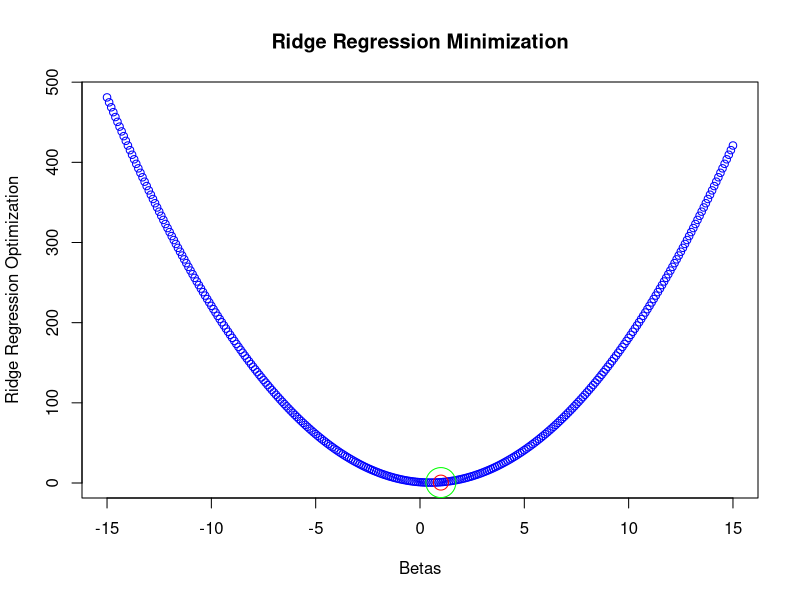
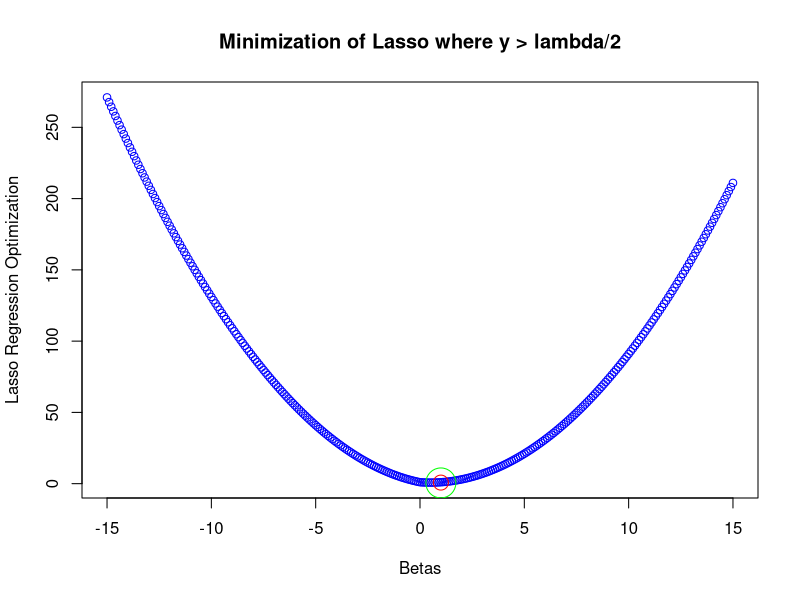
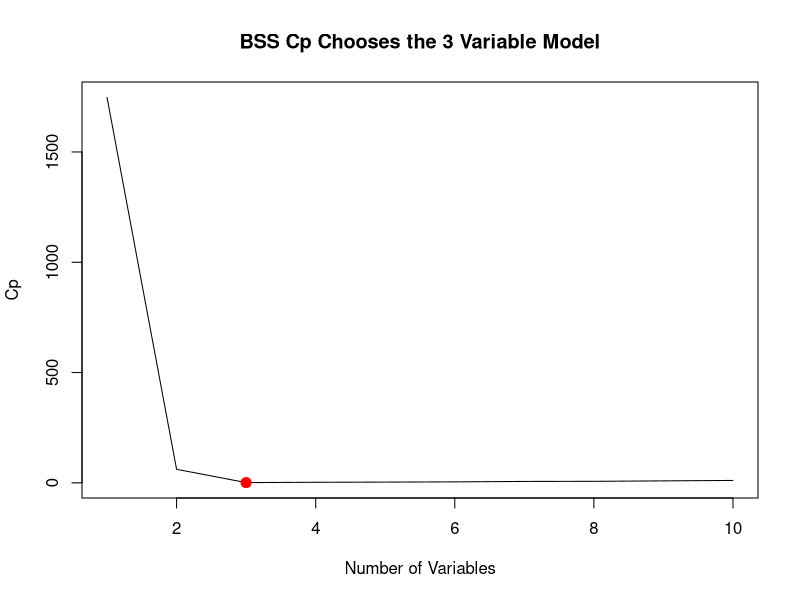
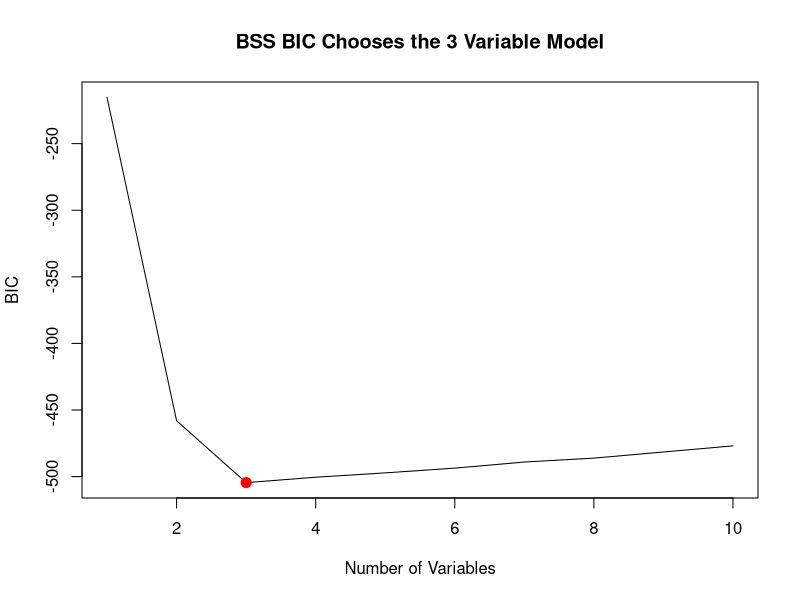
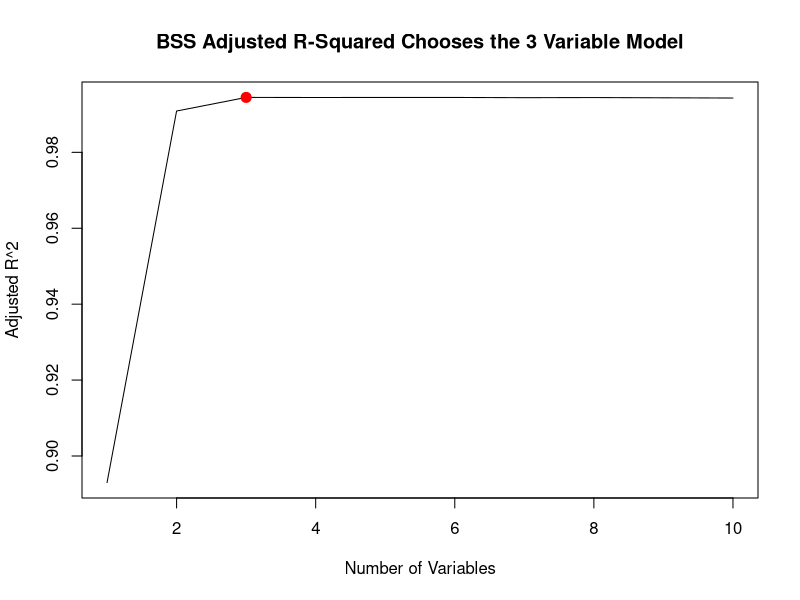
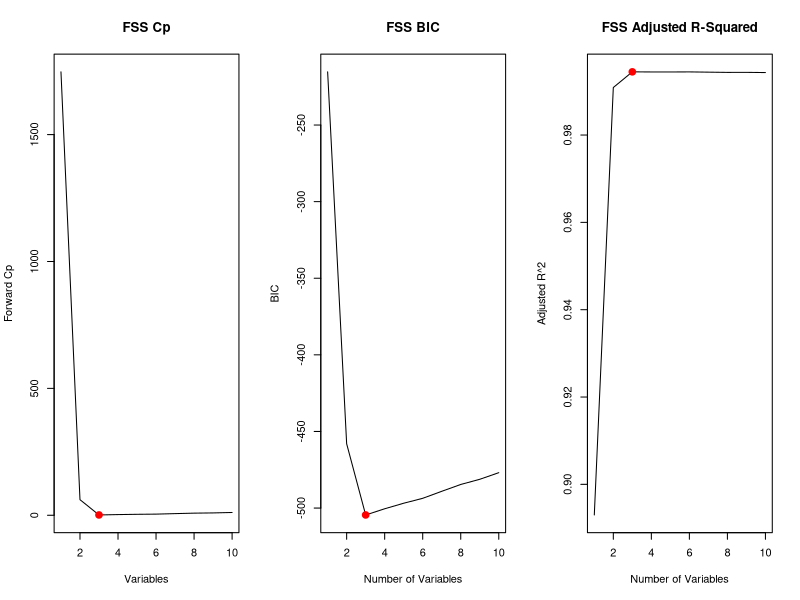
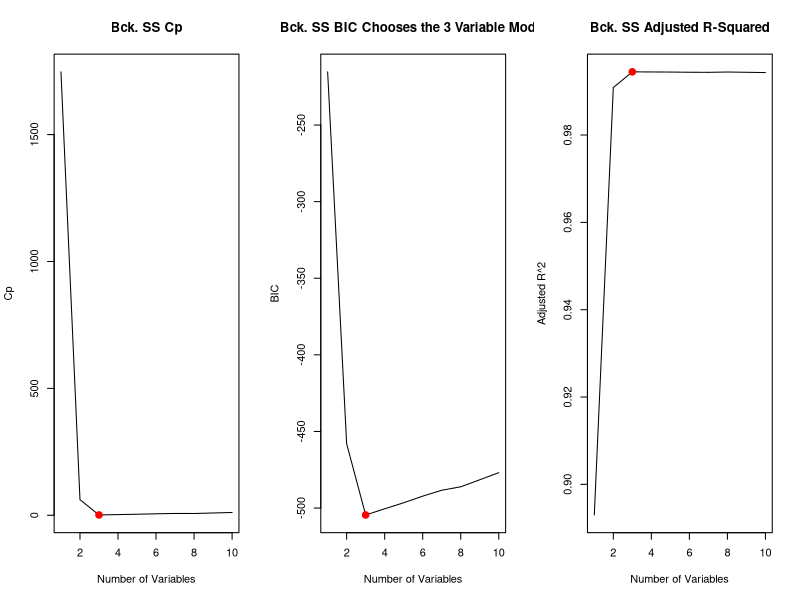
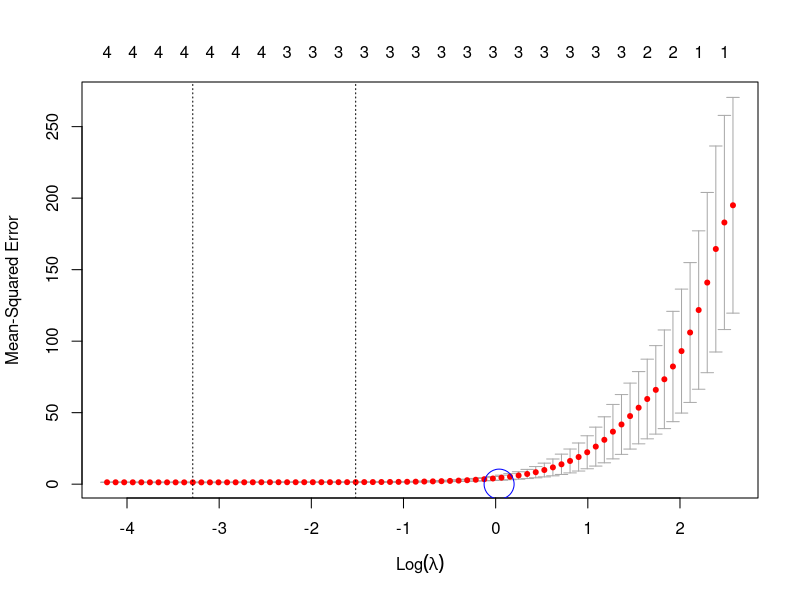

Write R code to recreate these figures, in order.
## ---- chunk 1
ridge <- function(y, lambda, beta) {
    return((y - beta)^2 + lambda*beta^2)
}

y = 1
lambda = 1
betas <- seq(-15, 15, 0.1)

f.x <- ridge(y, lambda, betas)

function_estimate <- f.x[which.min(f.x)]
equation_estimate <- y/(lambda + 1) 

plot(x = betas,
     y = f.x,
     col = "blue",
     xlab = 'Betas',
     ylab = "Ridge Regression Optimization",
     main = "Ridge Regression Minimization")
points(function_estimate, col = 'red', cex = 2)
points(equation_estimate, col = 'green', cex = 4)

function_estimate == equation_estimate
## ---- chunk 2
lasso <- function(beta, y=y, lambda=lambda) {
    return((y - beta)^2 + lambda*abs(beta))
}

y = 1
lambda = 1
betas <- seq(-15, 15, 0.1)

f.x <- lasso(betas, y, lambda)

function_estimate <- f.x[which.min(f.x)]
equation_estimate <- y - (lambda/2) 

plot(x = betas,
     y = f.x,
     col = "blue",
     xlab = 'Betas',
     ylab = "Lasso Regression Optimization",
     main = "Minimization of Lasso where y > lambda/2")
points(function_estimate, col = 'red', cex = 2)
points(equation_estimate, col = 'green', cex = 4)
## ---- chunk 3
set.seed(5)
X <- rnorm(n=100)
noise <- rnorm(n=100)
## ---- chunk 4
beta_0 <- 1
beta_1 <- -2
beta_2 <- 3.75
beta_3 <- 5
Y <- beta_0 + beta_1*X + beta_2*(X^2) + beta_3*(X^3) + noise
## ---- chunk 5
library(leaps)
df <- data.frame(X, Y)

# Best Subset Selection
# in poly(), setting raw = TRUE return raw polynomials, as opposed to 
# orthogonal
regfit.full <- regsubsets(Y ~ poly(X, 10, raw = TRUE),
                          data = df,
                          nvmax = 10,
                          method = 'exhaustive')
reg.summary <- summary(regfit.full)

# Cp
plot(reg.summary$cp,
     xlab = 'Number of Variables',
     ylab = 'Cp',
     main = "BSS Cp Chooses the 3 Variable Model",
     type = 'l')
points(which.min(reg.summary$cp),
       reg.summary$cp[which.min(reg.summary$cp)],
       col = 'red',
       cex = 2,
       pch = 20)

# BIC
plot(reg.summary$bic,
     xlab = 'Number of Variables',
     ylab = 'BIC',
     main = "BSS BIC Chooses the 3 Variable Model",
     type = 'l')
points(which.min(reg.summary$bic),
       reg.summary$bic[which.min(reg.summary$bic)],
       col = 'red',
       cex = 2,
       pch = 20)

# Adj R62
plot(reg.summary$adjr2,
     xlab = 'Number of Variables',
     ylab = 'Adjusted R^2',
     main = "BSS Adjusted R-Squared Chooses the 3 Variable Model",
     type = 'l')
points(which.max(reg.summary$adjr2),
      reg.summary$adjr2[which.max(reg.summary$adjr2)],
      col = 'red',
      cex = 2,
      pch = 20)

coef(regfit.full, id = 3)
## ---- chunk 6
# Forward and Stepwise Selection
regfit.forward <- regsubsets(Y ~ poly(X, 10, raw = TRUE),
                          data = df,
                          nvmax = 10,
                          method = 'forward')
reg.summary.forward <- summary(regfit.forward)

par(mfrow = c(1,3))

# Cp
plot(reg.summary.forward$cp,
     xlab = 'Variables',
     ylab = 'Forward Cp',
     main = "FSS Cp",
     type = 'l')
points(which.min(reg.summary.forward$cp),
       reg.summary.forward$cp[which.min(reg.summary.forward$cp)],
       col = 'red',
       cex = 2,
       pch = 20)

# BIC
plot(reg.summary.forward$bic,
     xlab = 'Number of Variables',
     ylab = 'BIC',
     main = "FSS BIC",
     type = 'l')
points(which.min(reg.summary.forward$bic),
       reg.summary.forward$bic[which.min(reg.summary.forward$bic)],
       col = 'red',
       cex = 2,
       pch = 20)

# Adj R62
plot(reg.summary.forward$adjr2,
     xlab = 'Number of Variables',
     ylab = 'Adjusted R^2',
     main = "FSS Adjusted R-Squared",
     type = 'l')
points(which.max(reg.summary.forward$adjr2),
      reg.summary.forward$adjr2[which.max(reg.summary.forward$adjr2)],
      col = 'red',
      cex = 2,
      pch = 20)

# Backward Stepwise Selection
regfit.backward <- regsubsets(Y ~ poly(X, 10, raw = TRUE),
                          data = df,
                          nvmax = 10,
                          method = 'backward')
reg.summary.backward <- summary(regfit.backward)

par(mfrow = c(1,3))

# Cp
plot(reg.summary.backward$cp,
     xlab = 'Number of Variables',
     ylab = 'Cp',
     main = "Bck. SS Cp",
     type = 'l')
points(which.min(reg.summary.backward$cp),
       reg.summary.backward$cp[which.min(reg.summary.backward$cp)],
       col = 'red',
       cex = 2,
       pch = 20)

# BIC
plot(reg.summary.backward$bic,
     xlab = 'Number of Variables',
     ylab = 'BIC',
     main = "Bck. SS BIC Chooses the 3 Variable Model",
     type = 'l')
points(which.min(reg.summary.backward$bic),
       reg.summary.backward$bic[which.min(reg.summary.backward$bic)],
       col = 'red',
       cex = 2,
       pch = 20)

# Adj R62
plot(reg.summary.backward$adjr2,
     xlab = 'Number of Variables',
     ylab = 'Adjusted R^2',
     main = "Bck. SS Adjusted R-Squared",
     type = 'l')
points(which.max(reg.summary.backward$adjr2),
      reg.summary.backward$adjr2[which.max(reg.summary.backward$adjr2)],
      col = 'red',
      cex = 2,
      pch = 20)
## ---- chunk 7
# Lasso Regression
set.seed(5)
library(glmnet)
model.x <- model.matrix(Y ~ poly(X, 10, raw = TRUE), data = df)[, -1]

par(mfrow = c(1,1))

set.seed(1)
cv.out <- cv.glmnet(model.x, Y, alpha = 1)
plot(cv.out)
best_lam <- cv.out$lambda.min
points(best_lam,
      best_lam,
      col = 'blue',
      cex = 4)
best_lam

lasso.mod <- glmnet(model.x, Y, alpha = 1, lambda = best_lam)
coef(lasso.mod)
## ---- chunk 8
set.seed(5)
X = rnorm(100)
noise <- rnorm(100)
beta_0 <- 5
beta_7 <- 6

Y <- beta_0 + beta_7*X^7 + noise

df <- data.frame(X, Y)

# Best Subset Selection
regfit.full <- regsubsets(Y ~ poly(X, 10, raw = TRUE),
                          data = df,
                          nvmax = 10,
                          method = 'exhaustive')
reg.summary <- summary(regfit.full)

par(mfrow = c(1,3))

# Cp
plot(reg.summary$cp,
     xlab = 'Number of Variables',
     ylab = 'Cp',
     main = "BSS Cp",
     type = 'l')
points(which.min(reg.summary$cp),
       reg.summary$cp[which.min(reg.summary$cp)],
       col = 'red',
       cex = 2,
       pch = 20)

# BIC
plot(reg.summary$bic,
     xlab = 'Number of Variables',
     ylab = 'BIC',
     main = "BSS BIC",
     type = 'l')
points(which.min(reg.summary$bic),
       reg.summary$bic[which.min(reg.summary$bic)],
       col = 'red',
       cex = 2,
       pch = 20)

# Adj R62
plot(reg.summary$adjr2,
     xlab = 'Number of Variables',
     ylab = 'Adjusted R^2',
     main = "BSS Adjusted R-Squared",
     type = 'l')
points(which.max(reg.summary$adjr2),
      reg.summary$adjr2[which.max(reg.summary$adjr2)],
      col = 'red',
      cex = 2,
      pch = 20)

coef(regfit.full, id = 1)

# Lasso Regression
set.seed(5)
model.x <- model.matrix(Y ~ poly(X, 10, raw = TRUE), data = df)[, -1]

lasso.mod <- glmnet(model.x, Y, alpha = 1)
predict(lasso.mod, s = best_lam, type = 'coefficients')
